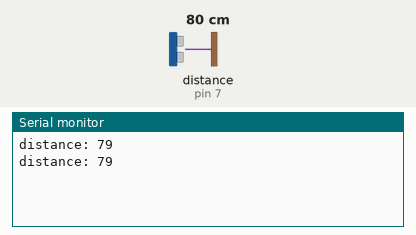
The sketch below on a simulated Arduino Uno, built with avr-gcc and run on an emulated ATmega328P. Shown: the last lines printed to the serial monitor. Wiring (inferred from the names in the program): ultrasonic range finder: trigger pin 8; echo pin 7. Inputs (shaded band) come from the test bench; at power-on: distance to the obstacle (sensor on pin 7) 80 cm. The echo pulse lasts 58.3 µs per cm.

Above: at 1.8 s.
1.9 s: distance to the obstacle (sensor on pin 7) set to 2 cm
At 2.7 s:
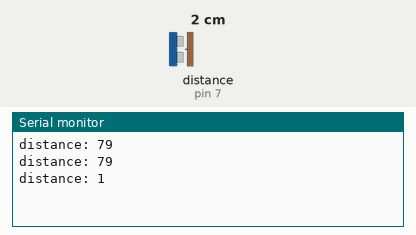
3.4 s: distance to the obstacle (sensor on pin 7) set to 4 cm
At 4.8 s:
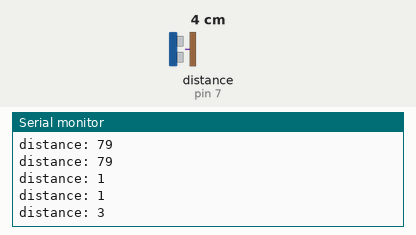
Timing chart, 0 to 6.4 s (numbered marks = the images above; inputs shaded):
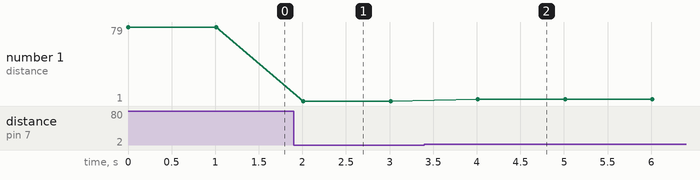

The sketch:

Ultrasonic_Sensor.ino
```cpp
//Ultrasonic sensor HC-SR04 is used here to measure distance in range of 2cm-400cm with accuracy of 3mm.
//The sensor module consists of ultrasonic transmitter, receiver and the control circuit.
//The working principle of ultrasonic sensor is as follows:

//1.High level signal is sent for 10us using Trigger.
//2.The module sends eight 40 KHz signals automatically, and
//then detects whether pulse is received or not.
//3.If the signal is received, then it is through high level.
//The time of high duration is the time gap between sending and
//receiving the signal.


int echoPin =7;
int trigpin=8;
int duration;
int distance;


void setup()
{
pinMode(trigpin, OUTPUT);
pinMode(echoPin, INPUT);
Serial.begin(9600);
}

void loop()
{
 digitalWrite(trigpin, HIGH);
 delayMicroseconds(10);
 digitalWrite(trigpin, LOW);
 delayMicroseconds(10);
 digitalWrite(trigpin, HIGH);
 duration= pulseIn(echoPin, HIGH);
 distance= (duration/2)/29.1;
 Serial.print("distance: ");
 Serial.println(distance);
 delay(1000);
}
```

Measured:
- after the input at 1.9 s, the serial monitor: prints a new line after 0.11 s (image 1)
- after the input at 3.4 s, the serial monitor: prints a new line after 0.61 s (image 2)
- plotted number 1: 79 → 1 after the input at 1.9 s, 1 → 3 after the input at 3.4 s
